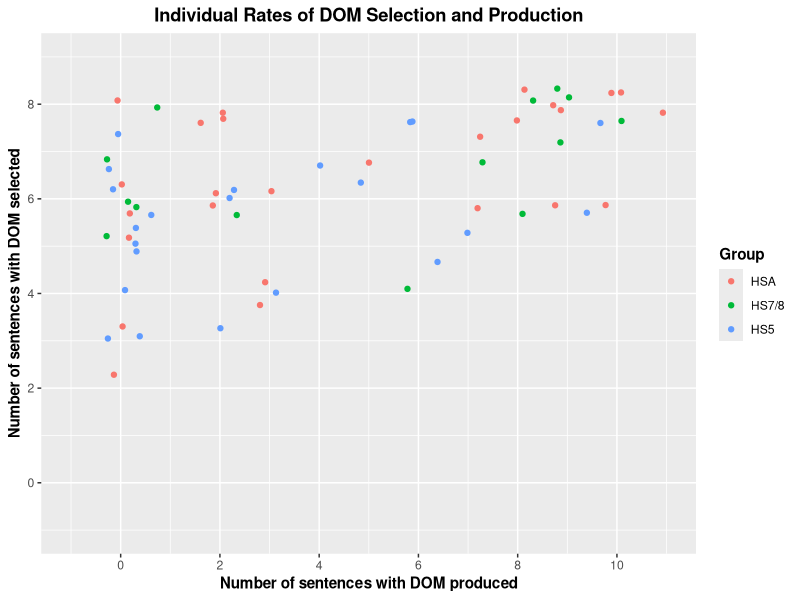

Reproduce this figure in R.
library(tidyverse)
library(here)

# Load and prepare data
## EPT
HSA_EPT <- read.csv(here("./CSV Files/Adult HS/Adult HS DOM EPT.csv")) %>% 
  mutate(Group = "HSA",
         Task = "Production",
         School = "English")

DLI78_EPT <- read.csv(here("./CSV Files/DLI-78/DLI-78 DOM EPT.csv")) %>% 
  mutate(Group = "HS7/8",
         Task = "Production",
         School = "Bilingual")

MLS78_EPT <- read.csv(here("./CSV Files/MLS-78/MLS-78 DOM EPT.csv")) %>% 
  filter(!School == "GBCS") %>%
  mutate(Group = "HS7/8",
         Task = "Production",
         School = "English")

DLI5_EPT <- read.csv(here("./CSV Files/MLS-5/MLS-5 DOM EPT.csv")) %>% 
  mutate(Group = "HS5",
         Task = "Production",
         School = "Bilingual")

MLS5_EPT <- read.csv(here("./CSV Files/MLS-5/MLS-5 DOM EPT.csv")) %>% 
  filter(!School == "GBCS") %>% 
  mutate(Group = "HS5",
         Task = "Production",
         School = "English")


## FCT
HSA_FCT <- read.csv(here("./CSV Files/Adult HS/Adult HS DOM FCT.csv")) %>% 
  mutate(Group = "HSA",
         Task = "Forced Choice",
         School = "English")

DLI78_FCT <- read.csv(here("./CSV Files/DLI-78/DLI-78 DOM FCT.csv")) %>% 
  mutate(Group = "HS7/8",
         Task = "Forced Choice",
         School = "Bilingual")

MLS78_FCT <- read.csv(here("./CSV Files/MLS-78/MLS-78 DOM FCT.csv")) %>% 
  filter(!School == "GBCS") %>%
  mutate(Group = "HS7/8",
         Task = "Forced Choice",
         School = "English")

DLI5_FCT <- read.csv(here("./CSV Files/MLS-5/MLS-5 DOM FCT.csv")) %>% 
  mutate(Group = "HS5",
         Task = "Forced Choice",
         School = "Bilingual")

MLS5_FCT <- read.csv(here("./CSV Files/MLS-5/MLS-5 DOM FCT.csv")) %>% 
  filter(!School == "GBCS") %>% 
  mutate(Group = "HS5",
         Task = "Forced Choice",
         School = "English")


## Join datasets
EPT <- rbind(HSA_EPT, DLI78_EPT, MLS78_EPT, DLI5_EPT, MLS78_EPT)
FCT <- rbind(HSA_FCT, DLI78_FCT, MLS78_FCT, DLI5_FCT, MLS78_FCT)


# Generate individual differences statistics
EPT_Diffs <- EPT %>%
  filter(!is.na(DOM_Use)) %>%
  group_by(Part_ID, Group) %>%
  summarize(Production = sum(DOM_Use))

FCT_Diffs <- FCT %>%
  filter(!is.na(DOM_Use)) %>%
  group_by(Part_ID, Group) %>%
  summarize(Production = sum(DOM_Use))

Diffs = left_join(EPT_Diffs, FCT_Diffs, by = "Part_ID", "Group") %>%
  rename(Group = Group.x,
         Production = Production.x,
         Preference = Production.y) %>% 
  mutate(Total = Preference + Production) %>% 
  filter(!Group == "SDBA")

Diffs$Group <- factor(Diffs$Group, levels = c("HSA", "HS7/8", "HS5"))


# Generate scatter plot
Diffs %>% 
  ggplot(aes(x = Production, y = Preference)) +
  geom_jitter(mapping = aes(color = Group)) +
  scale_x_continuous(breaks = seq (0, 10, 2),
                     limits = c(-1, 11)) +
  scale_y_continuous(breaks = seq (0, 8, 2),
                     limits = c(-1, 9)) +
  labs(x = "Number of sentences with DOM produced", y = "Number of sentences with DOM selected", title = "Individual Rates of DOM Selection and Production", color = "Group") +
  theme(axis.title = element_text(face = "bold"),
        plot.title = element_text(hjust = 0.5, face = "bold"),
        legend.title = element_text(face = "bold"),
        strip.text = element_text(face = "bold", size = 10))

